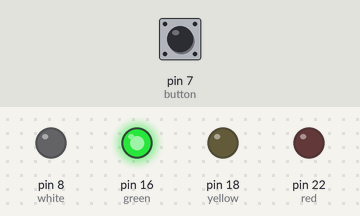
Recording of a program running on a simulated Raspberry Pi (header pin numbers). Parts: output pins drawn as LEDs (lit = HIGH). The test bench sets the inputs (shaded band); at power-on: pin 7 (button) HIGH.

Above: at 1.2 s.
1.3 s: pin 7 (button) pulled LOW for 0.15 s
At 2.1 s:
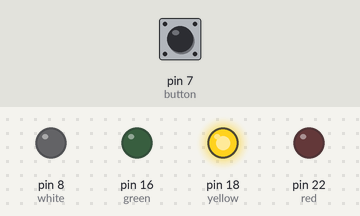
At 3.6 s:
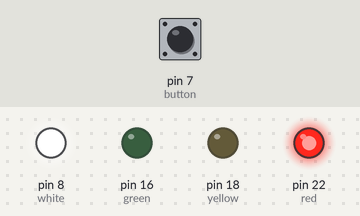
Timing chart, 0 to 10.4 s (numbered marks = the images above; inputs shaded):
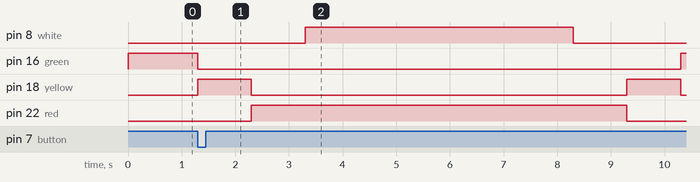

Measured:
- after the input at 1.3 s, pin 8 (white): LOW → HIGH after 2.0 s, → LOW 5.0 s later; pin 16 (green): HIGH → LOW at once, → HIGH 9.0 s later; pin 18 (yellow): alternates HIGH for 1.0 s and LOW for 7.0 s, starting at once; pin 22 (red): LOW → HIGH after 1.0 s, → LOW 7.0 s later

The program:

run.py
```python
#!/usr/bin/env python

from time import sleep
import RPi.GPIO as GPIO

def setup():
    GPIO.setmode(GPIO.BOARD)

    GPIO.setup(button, GPIO.IN, pull_up_down=GPIO.PUD_UP)

    lights = [white, green, yellow, red]
    GPIO.setup(lights, GPIO.OUT, initial=GPIO.LOW)

toggle = lambda pin: GPIO.output(pin, not GPIO.input(pin))
off    = lambda pin: GPIO.output(pin, GPIO.LOW)
on     = lambda pin: GPIO.output(pin, GPIO.HIGH)

def light(pin, duration=1):
    on(pin)
    sleep(duration)
    off(pin)

def walk():
    off(green)
    light(yellow)
    on(red)
    sleep(1)
    on(white)

def drive():
    off(white)
    sleep(1)
    off(red)
    light(yellow)
    on(green)

if __name__ == '__main__':
    button = 7
    white = 8
    green = 16
    yellow = 18
    red = 22

    setup()

    try:
        on(green)

        while True:
            input_state = GPIO.input(button)
            if input_state == False:
                walk()
                sleep(5)
                drive()
    except:
        GPIO.cleanup()
```
